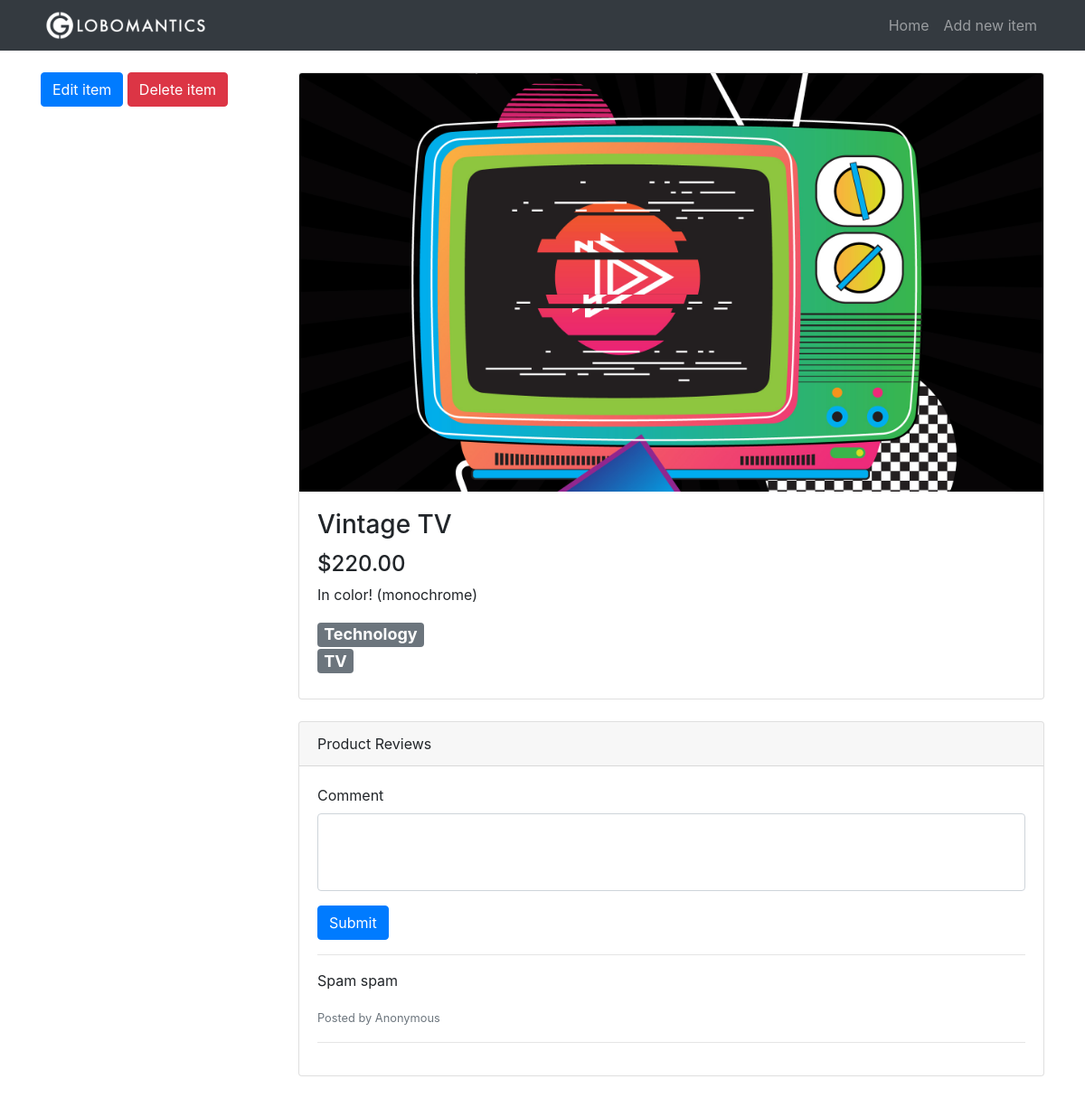
Screenshot of /item/3 with the database file from the repository.
### tables this page shows
CREATE TABLE items(
                    id              INTEGER PRIMARY KEY AUTOINCREMENT,
                    title           TEXT,
                    description     TEXT,
                    price           REAL,
                    image           TEXT,
                    category_id     INTEGER,
                    subcategory_id  INTEGER,
                    FOREIGN KEY(category_id) REFERENCES categories(id),
                    FOREIGN KEY(subcategory_id) REFERENCES subcategories(id)
);

CREATE TABLE categories(
                    id              INTEGER PRIMARY KEY AUTOINCREMENT,
                    name            TEXT
);

CREATE TABLE subcategories(
                    id              INTEGER PRIMARY KEY AUTOINCREMENT,
                    name            TEXT,
                    category_id     INTEGER,
                    FOREIGN KEY(category_id) REFERENCES categories(id)
);

CREATE TABLE comments(
                    id              INTEGER PRIMARY KEY AUTOINCREMENT,
                    content         TEXT,
                    item_id         INTEGER,
                    FOREIGN KEY(item_id) REFERENCES items(id)
);

### app.py (the view)
@app.route("/item/<int:item_id>")
def item(item_id):
    c = get_db().cursor()
    item_from_db = c.execute("""SELECT
                                i.id, i.title, i.description, i.price, i.image, c.name, s.name
                                FROM
                                items AS i
                                INNER JOIN categories AS c ON i.category_id = c.id
                                INNER JOIN subcategories AS s ON i.subcategory_id = s.id
                                WHERE i.id = ?""",
                                (item_id,)
                            )
    row = c.fetchone()
    try:
        item = {
            "id": row[0],
            "title": row[1],
            "description": row[2],
            "price": row[3],
            "image": row[4],
            "category": row[5],
            "subcategory": row[6]}
    except:
        item = {}
    if item:
        comments_from_db = c.execute("""SELECT content FROM comments
                    WHERE item_id = ? ORDER BY id DESC""",
                    (item_id,)
        )
        comments = []
        for row in comments_from_db:
            comment = {
                "content": row[0]
            }
            comments.append(comment)
        commentForm    = NewCommentForm()
        commentForm.item_id.data = item_id
        deleteItemForm = DeleteItemForm()
        return render_template("item.html", commentForm=commentForm, item=item, comments=comments, deleteItemForm=deleteItemForm)
    return redirect(url_for('home'))

### app.py
class NewCommentForm(FlaskForm):
    content = TextAreaField("Comment", validators=[InputRequired("Input is required."), DataRequired("Data is required.")])
    item_id = HiddenField(validators=[DataRequired()])
    submit  = SubmitField("Submit")

class DeleteItemForm(FlaskForm):
    submit          = SubmitField("Delete item")

### app.py (called while the page is built)
def get_db():
    db = getattr(g, "_database", None)
    if db is None:
        db = g._database = sqlite3.connect("db/globomantics.db")
    return db

@app.teardown_appcontext
def close_connection(exception):
    db = getattr(g, "_database", None)
    if db is not None:
        db.close()

### templates/item.html (shortened to what this page needs)
{% extends 'base.html' %}
{% block content %}
<div class="row">
    <div class="col-lg-3 my-4">
        <a href="{{ url_for('edit_item', item_id=item.id) }}" class="btn btn-primary">Edit item</a>
        <form class="delete-form" method="POST" action="{{ url_for('delete_item', item_id=item.id) }}">
            {{ deleteItemForm.submit(class="btn btn-danger", onclick="return confirm('Are you sure you want to delete this item?');") }}
        </form>
    </div>
    <div class="col-lg-9">
        <div class="card mt-4">
            <div class="embed-responsive embed-responsive-16by9">
                <img class="card-img-top embed-responsive-item" src="{% if item.image %}{{ url_for('uploads', filename=item.image) }}{% else %}{{ url_for('static', filename='images/placeholder.png') }}{% endif %}">
            </div>
            <div class="card-body">
                <h3 class="card-title">{{ item.title }}</h3>
                <h4>{{ "$%.2f" | format(item.price) }}</h4>
                <p class="card-text">{{ item.description | safe }}</p>
                <h4>
                    <div class="badge badge-secondary">{{ item.category }}</div> <br>
                    <div class="badge badge-secondary">{{ item.subcategory }}</div>
                </h4>
            </div>
        </div>
        <div class="card card-outline-secondary my-4">
            <div class="card-header">
                Product Reviews
            </div>
            <div class="card-body">
                <form class="comment-form" action="{{ url_for('new_comment') }}" method="POST">
                    <div class="form-group">
                        {{ commentForm.content.label }}
                        {{ commentForm.content(class="form-control", rows="3") }}
                    </div>
                    {{ commentForm.submit(class="btn btn-primary") }}
                </form>
                <hr class="form-border" >
                {% if comments %}
                {% for comment in comments %}
                <p>{{ comment.content }}</p>
                <small class="text-muted">Posted by Anonymous</small>
                <hr>
                {% endfor %}
                {% else %}
                <p class="placeholder-comment">Be the first to comment on this item</p>
                {% endif %}
            </div>
        </div>
    </div>
</div>
{% endblock %}

### static/css/style.css (style rules this page uses)
body { padding-top: 56px; }
.card-img-top { object-fit: cover; }
textarea { resize: none; }
.delete-form { display: inline; }
#content:invalid { box-shadow: none; }

### rows the page displays
items: image (picture), title "Vintage TV", price "$220.00", description "In color! (monochrome)"
categories: category "Technology"
subcategories: subcategory "TV"
comments: content "Spam spam"

### other values shown
{{ commentForm.content.label }} "Comment"
